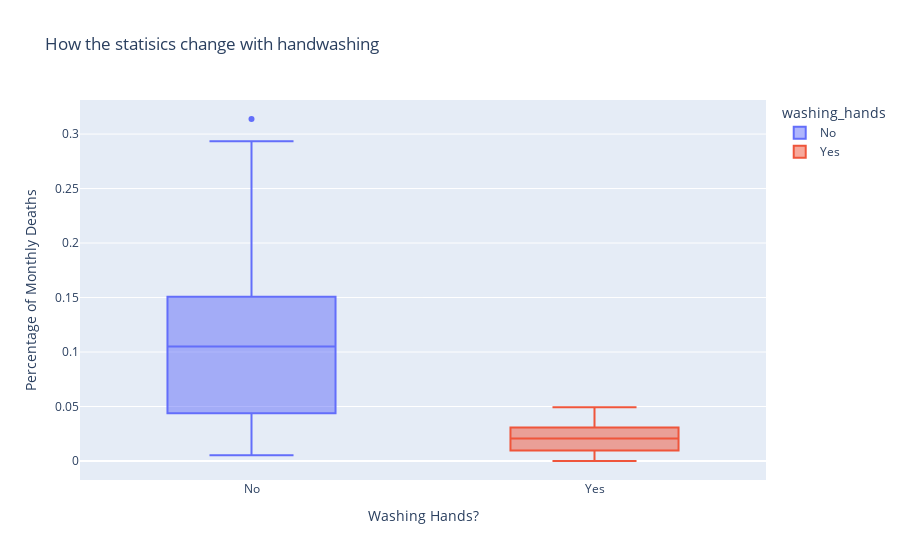

The notebook cell saved with this chart:
### Code cell
box = px.box(df_monthly, 
             x= 'washing_hands',
             y= 'pct_deaths',
             color = 'washing_hands',
             title = 'How the statisics change with handwashing')
box.update_layout(xaxis_title='Washing Hands?',
                  yaxis_title='Percentage of Monthly Deaths',)
box.show()

### Figure 1 — Plotly figure (JSON) as saved in the notebook; plotly's stock layout.template omitted (floating-point values rounded to 4 significant figures)
{"data": [{"alignmentgroup": "True", "hovertemplate": "washing_hands=%{x}<br>pct_deaths=%{y}<extra></extra>", "legendgroup": "No", "marker": {"color": "#636efa"}, "name": "No", "notched": false, "offsetgroup": "No", "orientation": "v", "showlegend": true, "type": "box", "x": ["No", "No", "No", "No", "No", "No", "No", "No", "No", "No", "No", "No", "No", "No", "No", "No", "No", "No", "No", "No", "No", "No", "No", "No", "No", "No", "No", "No", "No", "No", "No", "No", "No", "No", "No", "No", "No", "No", "No", "No", "No", "No", "No", "No", "No", "No", "No", "No", "No", "No", "No", "No", "No", "No", "No", "No", "No", "No", "No", "No", "No", "No", "No", "No", "No", "No", "No", "No", "No", "No", "No", "No", "No", "No", "No", "No"], "x0": " ", "xaxis": "x", "y": [0.1457, 0.07531, 0.04332, 0.01569, 0.007843, 0.05, 0.08421, 0.01351, 0.01878, 0.1102, 0.2255, 0.2085, 0.1222, 0.1023, 0.1074, 0.03226, 0.06593, 0.2078, 0.2546, 0.1839, 0.2934, 0.2297, 0.3138, 0.1912, 0.1597, 0.1241, 0.1193, 0.06098, 0.04082, 0.005236, 0.01554, 0.02262, 0.176, 0.07143, 0.08051, 0.1516, 0.1128, 0.1703, 0.1731, 0.05833, 0.02679, 0.04369, 0.0632, 0.01224, 0.03226, 0.1102, 0.1055, 0.07591, 0.04745, 0.04452, 0.04231, 0.04392, 0.07143, 0.06122, 0.03586, 0.1055, 0.1484, 0.1094, 0.1049, 0.1339, 0.1809, 0.1543, 0.1897, 0.1344, 0.1015, 0.131, 0.1806, 0.1439, 0.1496, 0.1077, 0.05369, 0.03215, 0.01923, 0.03607, 0.1827, 0.1224], "y0": " ", "yaxis": "y"}, {"alignmentgroup": "True", "hovertemplate": "washing_hands=%{x}<br>pct_deaths=%{y}<extra></extra>", "legendgroup": "Yes", "marker": {"color": "#EF553B"}, "name": "Yes", "notched": false, "offsetgroup": "Yes", "orientation": "v", "showlegend": true, "type": "box", "x": ["Yes", "Yes", "Yes", "Yes", "Yes", "Yes", "Yes", "Yes", "Yes", "Yes", "Yes", "Yes", "Yes", "Yes", "Yes", "Yes", "Yes", "Yes", "Yes", "Yes", "Yes", "Yes"], "x0": " ", "xaxis": "x", "y": [0.02239, 0.012, 0.01894, 0.0458, 0.03957, 0.04472, 0.0293, 0.03534, 0.006873, 0, 0.006557, 0.009585, 0.01136, 0.003717, 0, 0.009615, 0.02341, 0.02903, 0.0134, 0.02233, 0.03085, 0.04926], "y0": " ", "yaxis": "y"}], "layout": {"boxmode": "overlay", "legend": {"title": {"text": "washing_hands"}, "tracegroupgap": 0}, "title": {"text": "How the statisics change with handwashing"}, "xaxis": {"anchor": "y", "categoryarray": ["No", "Yes"], "categoryorder": "array", "domain": [0, 1], "title": {"text": "Washing Hands?"}}, "yaxis": {"anchor": "x", "domain": [0, 1], "title": {"text": "Percentage of Monthly Deaths"}}}}
